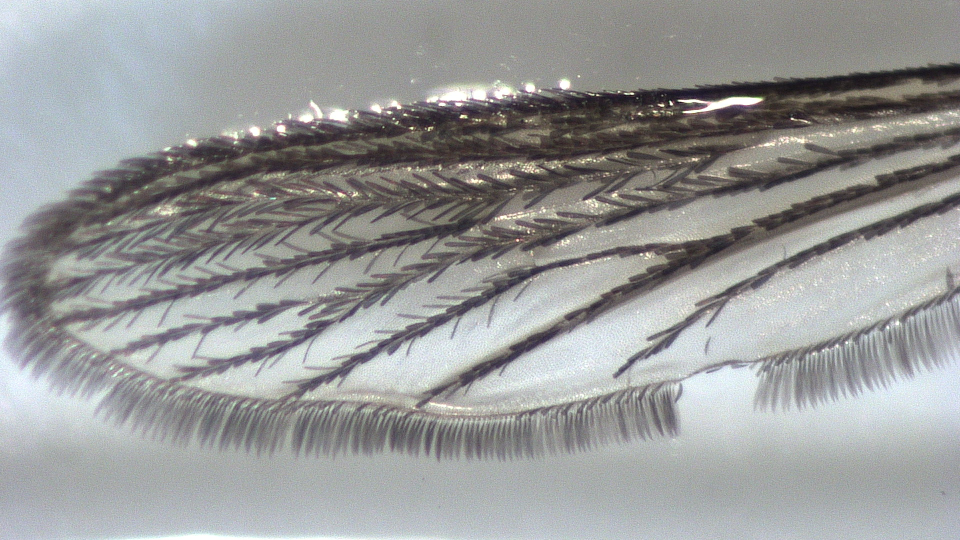
#> input picture MeasuringObjects/images/IMG00020.JPG, 1920 x 1080 px, found by its file name (shown at 1/2 size); its folder holds only this picture in this run
$ python wingSizer.py   (older library calls are emulated)
#> lines starting #> are read from the running program, lines starting #| are printed output that depends on the picture; after the words box and inside, x2 and y2 are one past the last pixel; in counts of white or black regions, pixels touching at a corner belong together
#> in main, original is the input picture: shape (1080, 1920, 3); mean B, G, R 153.6, 153.9, 152.8
# import the necessary packages
import inline as inline
import matplotlib.pyplot as plt
import PIL
from PIL import ImageOps
from scipy.spatial import distance as dist
from imutils import perspective
from imutils import contours
import numpy as np
import argparse
import imutils
import cv2
import os
from skimage.filters import try_all_threshold

# Finds the point between two points.
def midpoint(pta, ptb):
    return (pta[0] + ptb[0]) * 0.5, (pta[1] + ptb[1]) * 0.5


# Splits the image into 4 equal parts
# [12 lines left out: function split, not called in this run]


def thresh_img(img):
    # load the image, convert it to grayscale, and blur it slightly
    image = img
    img_blur = cv2.GaussianBlur(image, (7, 7), 0)
    img_blur = cv2.bilateralFilter(img_blur, d=7, sigmaSpace=75, sigmaColor=75)
    # Convert to grayscale
    img_gray = cv2.cvtColor(img_blur, cv2.COLOR_RGB2GRAY)
    #fig, ax = try_all_threshold(img_gray, verbose=False)
    #plt.show()

    # Apply the thresholding
    a = img_gray.max()
#> a = 255
    _, edged = cv2.threshold(img_gray, a / 1.95, a * 1.5, cv2.THRESH_BINARY_INV)
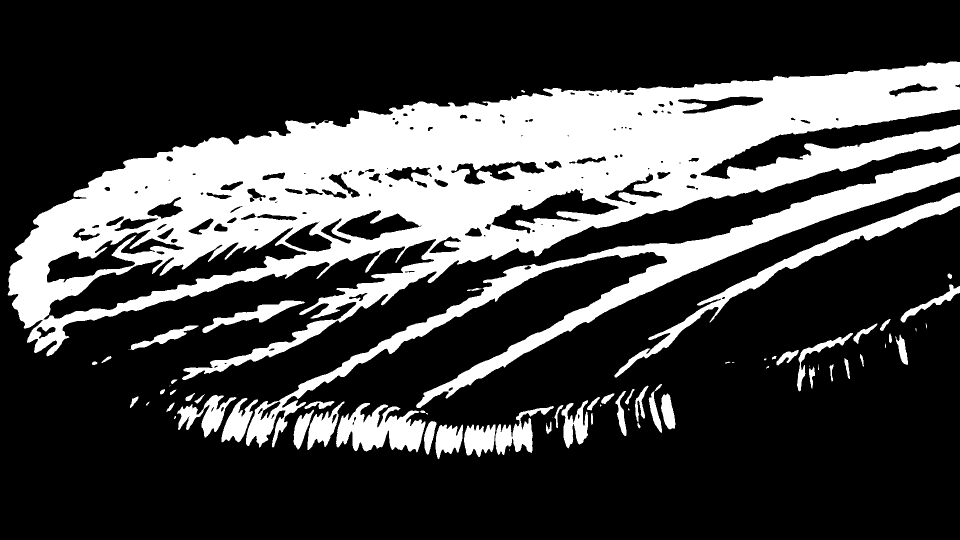
#> edged: shape (1080, 1920) (shown at 1/2 size); 26.6% white; 72 white regions (18 under 20 px), largest, box (x1, y1, x2, y2) and area: (15, 123, 1920, 760) 415178, (492, 307, 1920, 895) 67535, (1229, 385, 1920, 755) 16102
    cv2.imshow('thresh', edged)
    cv2.waitKey(0)
    return edged


def binarize(flooded):
    a = flooded.max()
    _, edged = cv2.threshold(flooded, a / 2, a * 2, cv2.THRESH_BINARY_INV)
    return edged


def fill_img(thresh_img):

    im_floodfill = thresh_img.copy()
    h, w = im_floodfill.shape[:2]
#> h = 1080; w = 1920
    mask = np.zeros((h + 2, w + 2), np.uint8)

    # flood fill
    cv2.floodFill(im_floodfill, mask, (0, 0), 255)
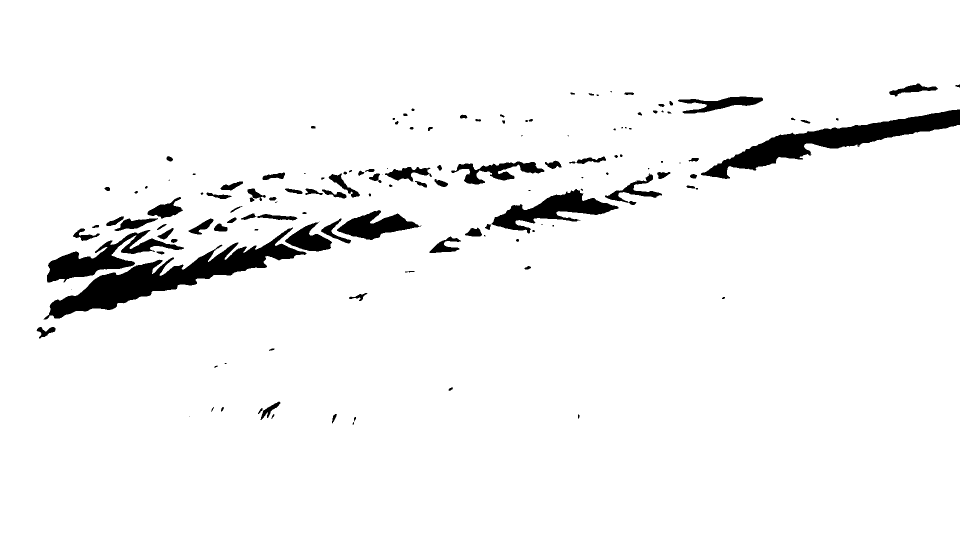
#> im_floodfill: shape (1080, 1920) (shown at 1/2 size); 95.5% white; 139 black regions (38 under 20 px), largest, box (x1, y1, x2, y2) and area: (87, 455, 613, 639) 23069, (1402, 219, 1920, 358) 18365, (94, 460, 368, 565) 8767

    im_floodfill_inv = cv2.bitwise_not(im_floodfill)
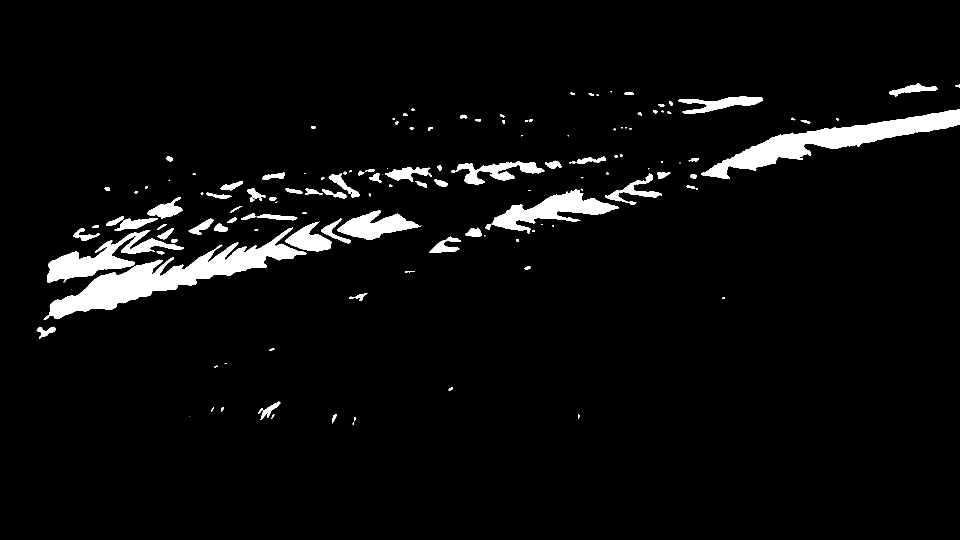
#> im_floodfill_inv: shape (1080, 1920) (shown at 1/2 size); 4.5% white; 139 white regions (38 under 20 px), largest, box (x1, y1, x2, y2) and area: (87, 455, 613, 639) 23069, (1402, 219, 1920, 358) 18365, (94, 460, 368, 565) 8767

    im_out = thresh_img | im_floodfill_inv
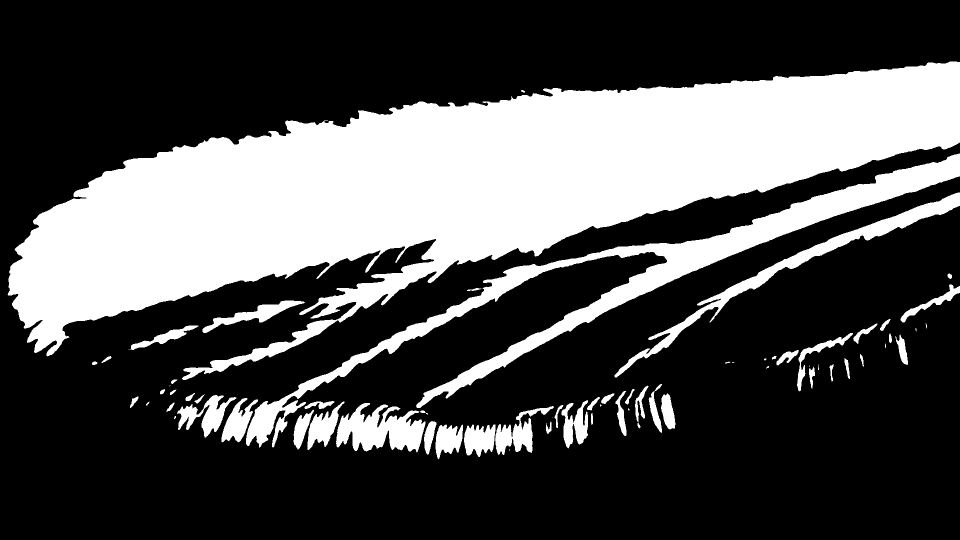
#> im_out: shape (1080, 1920) (shown at 1/2 size); 31.1% white; 71 white regions (17 under 20 px), largest, box (x1, y1, x2, y2) and area: (15, 123, 1920, 760) 506708, (492, 307, 1920, 895) 68127, (1229, 385, 1920, 755) 16121

    # [4 lines of commented-out code are left out]

    cv2.imwrite('./temp2.png', im_out)
    im_out = cv2.imread('./temp2.png')
    a = im_out.max()
#> a = 255
    _, edged = cv2.threshold(im_out, a / 2, a * 2, cv2.THRESH_BINARY_INV)
    edged = cv2.cvtColor(im_out, cv2.COLOR_RGB2GRAY)


    return edged

# [175 lines left out: functions findContour, findSmallContours, resize, not called in this run]


def main():
    path = 'C:\\Users\\monic\\PycharmProjects\\MeasuringObjectsRevised\\images'
    image_dir = os.listdir(path)
    for img in image_dir:
        original = cv2.imread(f'{path}/{img}')
       # print("Original: " + str(original.dtype))
        edged = thresh_img(original)
       #print("edged: " + str(edged.dtype))
        flooded = fill_img(edged)
        #print("Flooded " + str(flooded.dtype))
        cv2.imwrite('temp2.JPG', binarize(flooded))
        bin_img = cv2.imread('./temp2.JPG')
        bin_img = thresh_img(bin_img)
        #print("bin_img: " + str(bin_img.dtype))
        findContour(original, bin_img, edged)
        findSmallContours(original, edged)


if __name__ == "__main__":
#> (the run stopped early here; a loop or call above may not have finished)

$ run again, on MeasuringObjects/images/IMG00029.JPG
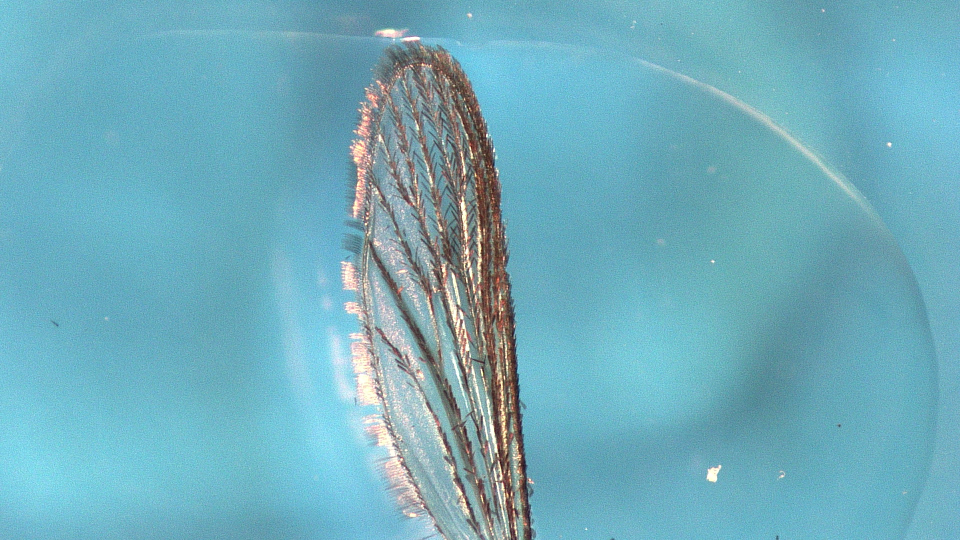
#> input picture MeasuringObjects/images/IMG00029.JPG, 1920 x 1080 px, found by its file name (shown at 1/2 size)
#> in main, original is the input picture: shape (1080, 1920, 3); mean B, G, R 188.5, 173.4, 112.9
#> in thresh_img, `a = img_gray.max()`: a = 252
#> im_floodfill: shape (1080, 1920); 99.3% white; 73 black regions (25 under 20 px), largest, box (x1, y1, x2, y2) and area: (918, 366, 964, 587) 4248, (1021, 874, 1052, 1080) 2950, (986, 646, 1014, 908) 2028
#> in fill_img, `im_out = thresh_img | im_floodfill_inv`:
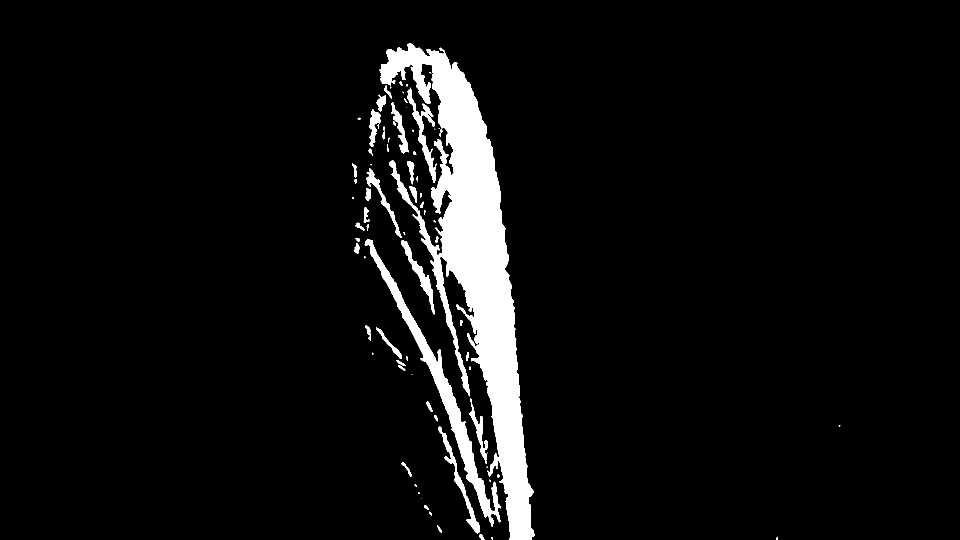
#> im_out: shape (1080, 1920) (shown at 1/2 size); 5.7% white; 80 white regions (27 under 20 px), largest, box (x1, y1, x2, y2) and area: (758, 87, 1069, 1080) 90191, (729, 478, 1001, 1053) 12574, (814, 175, 873, 366) 2298
#> in fill_img, `a = im_out.max()`: a = 255
#> in fill_img, `_, edged = cv2.threshold(im_out, a / 2, a * 2, cv2.THRESH_BINARY_INV)`:
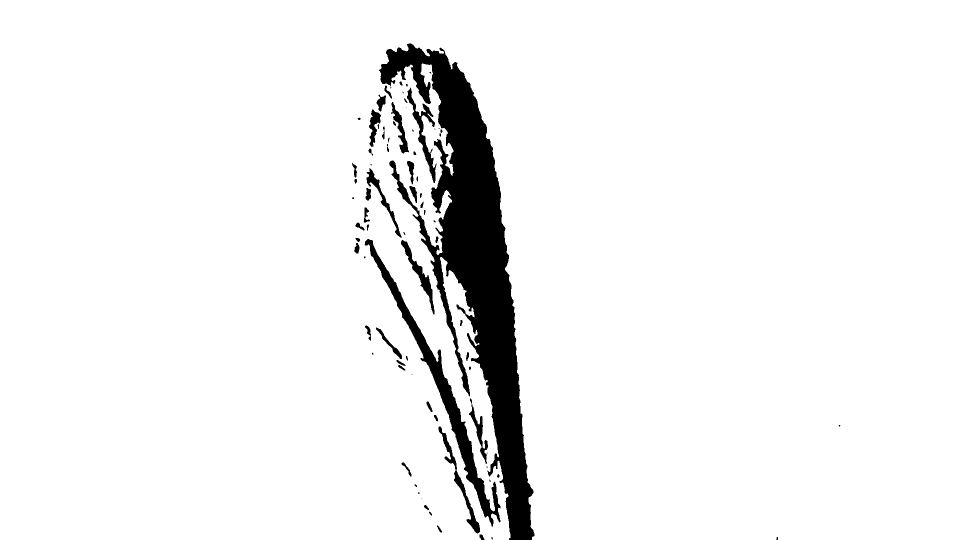
#> edged: shape (1080, 1920, 3) (shown at 1/2 size); 94.3% white; 80 black regions (27 under 20 px), largest, box (x1, y1, x2, y2) and area: (758, 87, 1069, 1080) 90191, (729, 478, 1001, 1053) 12574, (814, 175, 873, 366) 2298

$ run again, on MeasuringObjects/images/IMG00030.JPG
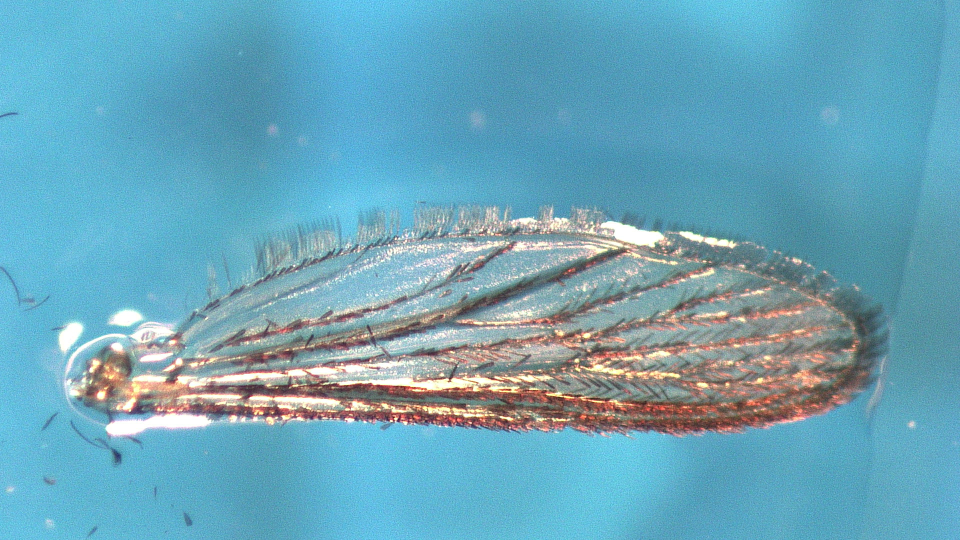
#> input picture MeasuringObjects/images/IMG00030.JPG, 1920 x 1080 px, found by its file name (shown at 1/2 size)
#> in main, original is the input picture: shape (1080, 1920, 3); mean B, G, R 185.9, 165.9, 107.4
#> in thresh_img, `a = img_gray.max()`: a = 255
#> im_floodfill: shape (1080, 1920); 99.6% white; 68 black regions (26 under 20 px), largest, box (x1, y1, x2, y2) and area: (825, 803, 992, 836) 2562, (1366, 751, 1461, 796) 1387, (1495, 779, 1539, 806) 382
#> in fill_img, `im_out = thresh_img | im_floodfill_inv`:
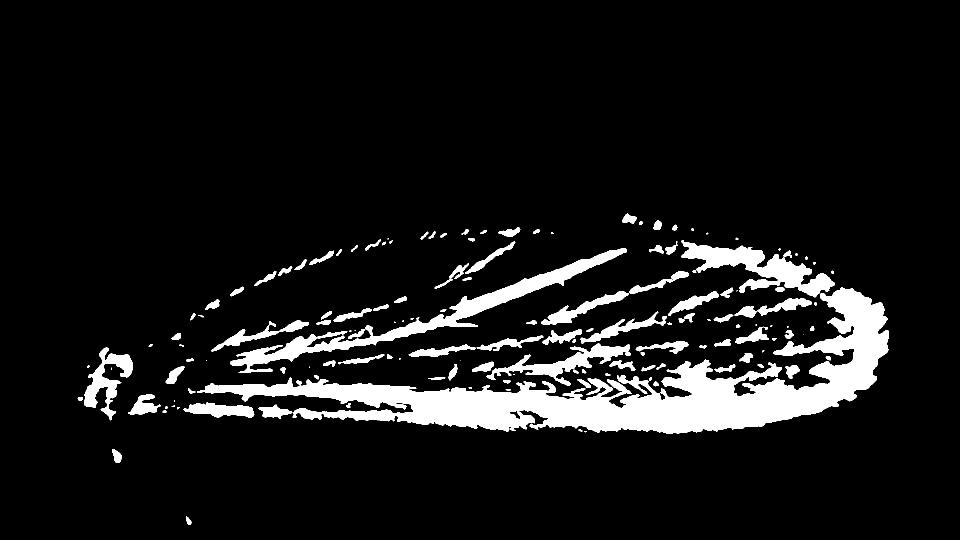
#> im_out: shape (1080, 1920) (shown at 1/2 size); 9% white; 149 white regions (32 under 20 px), largest, box (x1, y1, x2, y2) and area: (394, 574, 1778, 868) 103872, (460, 496, 1254, 746) 19601, (1362, 480, 1669, 595) 12201
#> in fill_img, `_, edged = cv2.threshold(im_out, a / 2, a * 2, cv2.THRESH_BINARY_INV)`:
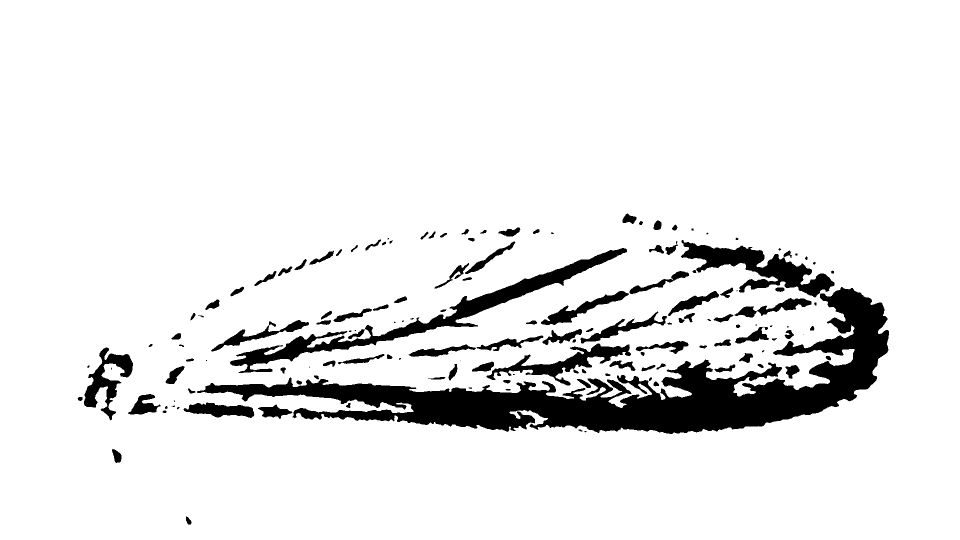
#> edged: shape (1080, 1920, 3) (shown at 1/2 size); 91% white; 149 black regions (32 under 20 px), largest, box (x1, y1, x2, y2) and area: (394, 574, 1778, 868) 103872, (460, 496, 1254, 746) 19601, (1362, 480, 1669, 595) 12201
